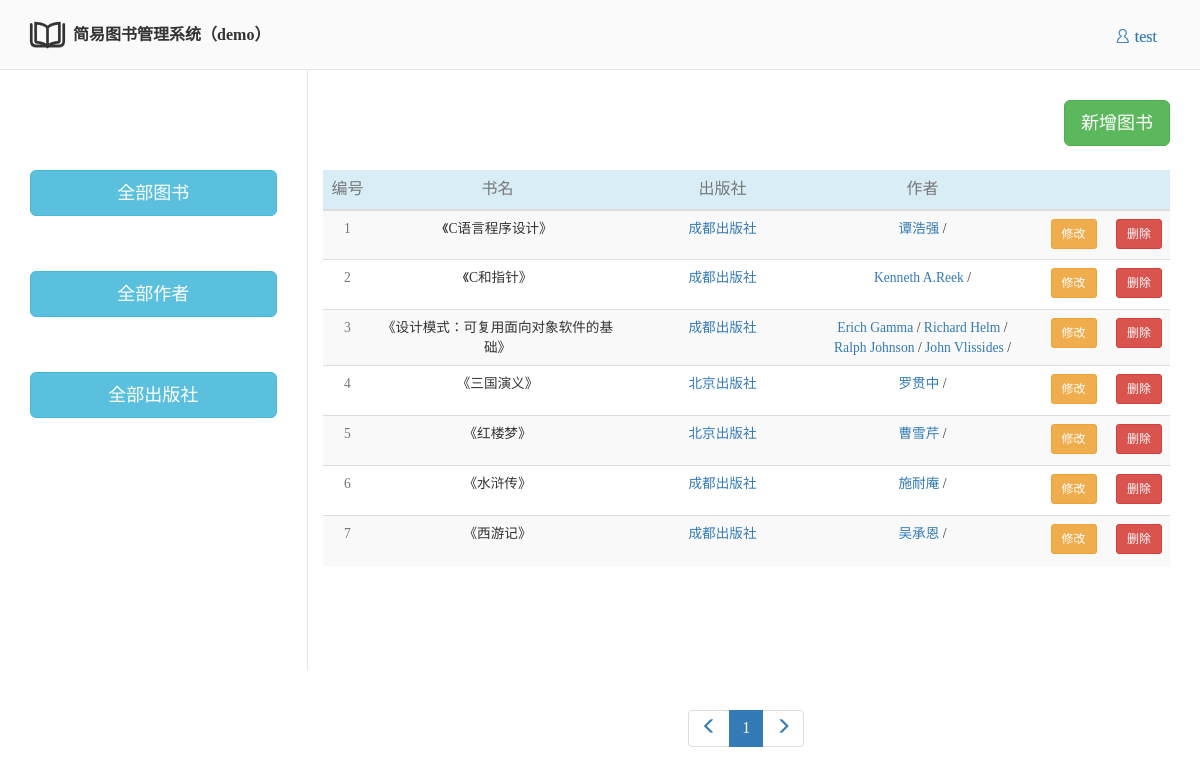
The app's page /app_home/home/?page=2 (signed in), older data.
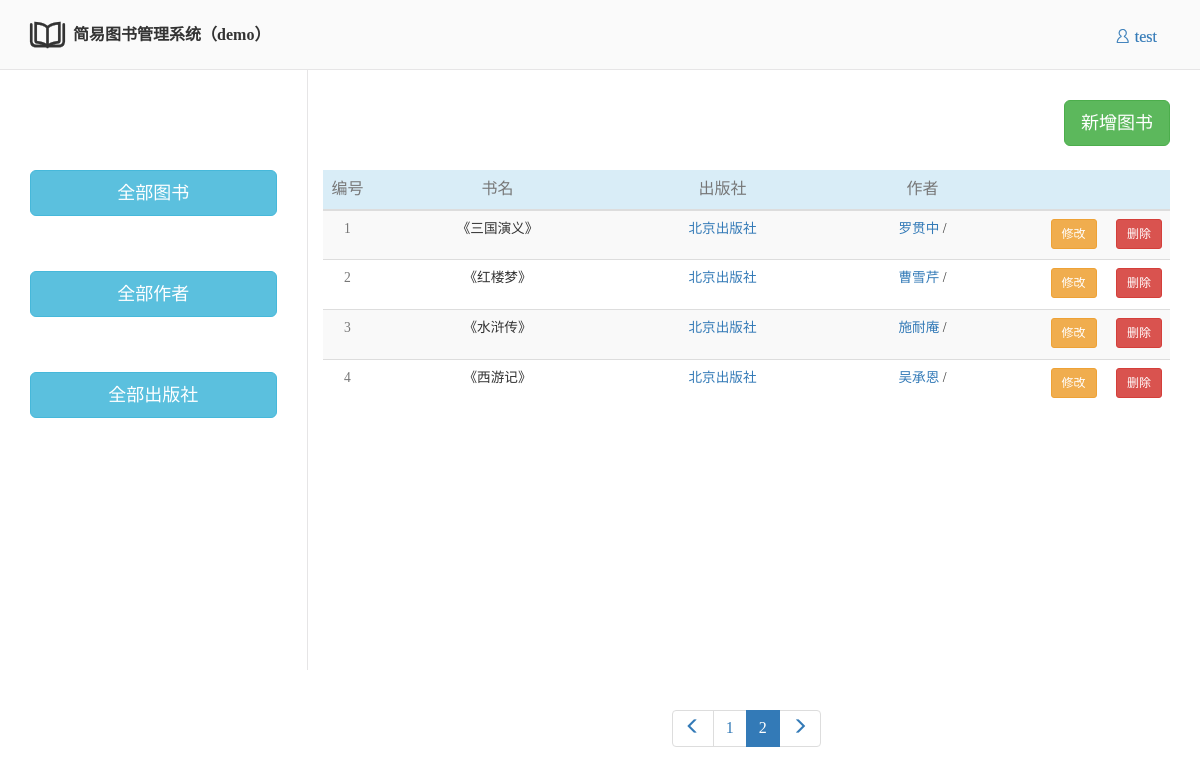
The same page, newer data.
### app_home/models.py (models this page shows)
class Book(models.Model):
    b_id = models.AutoField(primary_key=True)
    book_name = models.CharField(max_length=20, unique=True)  # 书名不重复
    pub = models.ForeignKey(to='Publish', to_field='p_id',on_delete=models.CASCADE)
    auth = models.ManyToManyField(to='Author')

class Publish(models.Model):
    p_id = models.AutoField(primary_key=True)
    pub_name = models.CharField(max_length=20)

class Author(models.Model):
    a_id = models.AutoField(primary_key=True)
    auth_name = models.CharField(max_length=20)

### app_home/views.py (the view, shortened to what this page needs)
# urls.py: path('home/', views.home),
def home(request):
    if request.user.is_anonymous:
        return redirect('/app_auth/login/')
    else:
        get_set_ip(request)  # 获取当前IP
        usr = request.user.username  # 用户名
        all_count = Book.objects.all().count()
        query_params = request.GET.copy()
        query_params._mutable = True
        pager = Pagination(
            current_page=request.GET.get('page'),
            all_count=all_count,
            base_url=request.path_info,
            query_params=query_params,
            per_page=per_page_count+1,
        )
        book_list = Book.objects.all().order_by('-pk')[pager.start:pager.end]
        form = AddFormBook()
        pub_obj = Publish.objects.all()  # 所有出版社，添加新书时用
        auth_obj = Author.objects.all()  # 所有作者，添加新书时用
        return render(request, "home/home.html", locals())

### app_home/pagination.py (called while the page is built)
    @property
    def start(self):
        return (self.current_page - 1) * self.per_page

    @property
    def end(self):
        return self.current_page * self.per_page

### app_home/views.py (called while the page is built)
def get_set_ip(request):
    global request_ip
    request_ip = re.findall(r'\'[\w/]+/', str(request))
    request_ip = request_ip[0][1:-1]

### templates/home/home.html (shortened to what this page needs)
{% extends 'base2.html' %}
{% block db_book %}
    <div class="book-head">
    <span class="btn btn-success btn-lg pull-right" data-toggle="modal" data-target=".modal-book">新增图书
    </span>
    </div>
    <table class="table table-striped">
        <thead>
        <tr class="info text-muted" align="center">
            <th width="50" style="text-align: center">编号</th>
            <th width="250" style="text-align: center">书名</th>
            <th width="200" style="text-align: center">出版社</th>
            <th width="200" style="text-align: center">作者</th>
            <th></th>
        </tr>
        </thead>
        <tbody>
        {% for book in book_list %}
            <tr height="50" align="center">
                <td class="text-muted small">{{ forloop.counter }}</td>
                <td class="small">{{ book.book_name }}</td>
                <td class="small">
                    <a href="/app_home/{{ book.pub_id }}/pub_info/">{{ book.pub.pub_name }}</a>
                </td>
                <td class="small">{% for auth in book.auth.all %}
                    <a href="/app_home/{{ auth.pk }}/auth_info/">{{ auth.auth_name }}</a> /
                {% endfor %}
                </td>
                <td>
                    <a href="/app_home/{{ book.pk }}/delete_book" class="btn btn-danger btn-sm pull-right">删除</a>
                    <span class="btn btn-warning btn-sm pull-left" style="margin-left: 20px" data-toggle="modal"
                          data-target="#modal{{ book.pk }}">修改</span>
                </td>
            </tr>
        {% endfor %}
        </tbody>
    </table>
    <div class="page-nav">
        <nav>
            <ul class="pagination">
                {{ pager.page_html|safe }}
            </ul>
        </nav>
    </div>
{% endblock %}

Row changes from the older to the newer data that the page shows:
no longer on this page (row unchanged): Book: book_name "《C语言程序设计》", pub.pub_name "成都出版社"
no longer on this page (row edited): Author: auth_name "谭浩强", shown under "《C语言程序设计》"
no longer on this page (row unchanged): Book: book_name "《C和指针》", pub.pub_name "成都出版社"
no longer on this page (row unchanged): Author: auth_name "Kenneth A.Reek", shown under "《C和指针》"
no longer on this page (row unchanged): Book: book_name "《设计模式：可复用面向对象软件的基础》", pub.pub_name "成都出版社"
no longer on this page (row unchanged): Author: auth_name "Erich Gamma", shown under "《设计模式：可复用面向对象软件的基础》"
no longer on this page (row unchanged): Author: auth_name "Richard Helm", shown under "《设计模式：可复用面向对象软件的基础》"
removed Author: auth_name "Ralph Johnson", shown under "《设计模式：可复用面向对象软件的基础》"
removed Author: auth_name "John Vlissides", shown under "《设计模式：可复用面向对象软件的基础》"
changed Book "《水浒传》": pub.pub_name "成都出版社" → "北京出版社"
changed Book "《西游记》": pub.pub_name "成都出版社" → "北京出版社"
Text that changed along with them:
{{ pager.page_html|safe }}: "1" → "1 2"
